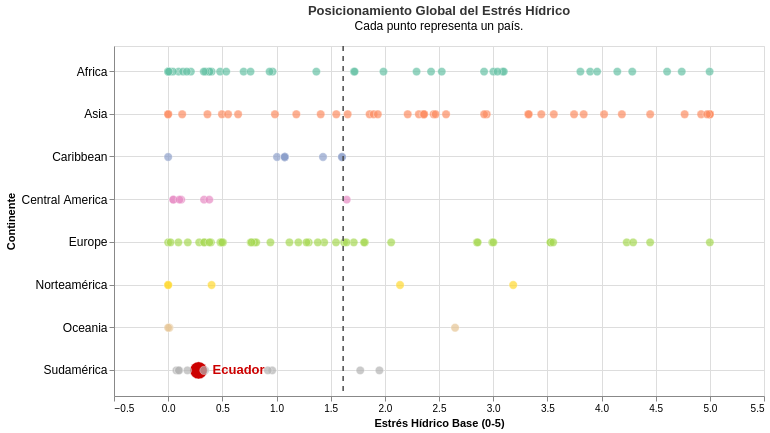

Notebook code cell kept with this figure:
### Code cell
import pandas as pd
import altair as alt
import numpy as np

# Configuración global
alt.theme.enable('fivethirtyeight')

# 1. Cargar el dataset global
df_global = pd.read_csv("data/cleaned_data_long_format.csv") # Cambia por tu archivo real

# 2. Filtrar únicamente el indicador de Estrés Hídrico Base
df_bws = df_global[df_global['score'] == 'bws_score'].copy()

# 3. Función de promedio ponderado global
def w_avg_global(df, val_col, weight_col):
    if df[weight_col].sum() == 0: 
        return 0
    return (df[val_col] * df[weight_col]).sum() / df[weight_col].sum()

# 4. Agrupar la data para calcular el score final de cada PAÍS del mundo
df_paises = df_bws.groupby(['name_0', 'continent']).apply(
    lambda x: w_avg_global(x, 'value', 'area_km2')
).reset_index(name='Estres_Hidrico')

df_paises['continent'] = df_paises['continent'].replace({'South America': 'Sudamérica', 'North America': 'Norteamérica'})

# Crear 'Jitter' (ruido vertical) para evitar solapamiento
np.random.seed(42)
df_paises['jitter'] = np.random.uniform(-0.0, 0.0, len(df_paises))

# 5. Construcción de la Visualización
base = alt.Chart(df_paises).encode(
    x=alt.X('Estres_Hidrico:Q', title='Estrés Hídrico Base (0-5)', scale=alt.Scale(domain=[-0.2, 5.2])),
    y=alt.Y('continent:N', title='Continente', sort='ascending', axis=alt.Axis(grid=True, labelFontSize=12))
)

# Capa 1: Puntos
puntos = base.mark_circle(stroke='white', strokeWidth=0.5).encode(
    yOffset='jitter:Q', 
    
    # ---------------------------------------------------------
    # LA MAGIA ARQUITECTÓNICA: Condición con Escala
    # Si es Ecuador -> Rojo Intenso. Si NO -> Color por Continente (paleta set2)
    # ---------------------------------------------------------
    color=alt.condition(
        alt.datum.name_0 == 'Ecuador',
        alt.value('#cc0000'),  # Valor fijo para Ecuador (Rojo Intenso)
        alt.Color('continent:N', scale=alt.Scale(scheme='set2'), legend=None) # Escala de colores para el resto
    ),
    
    size=alt.condition(
        alt.datum.name_0 == 'Ecuador',
        alt.value(300),          # Hacemos a Ecuador aún más grande para que domine
        alt.value(70)
    ),
    opacity=alt.condition(
        alt.datum.name_0 == 'Ecuador',
        alt.value(1.0),          # Ecuador sólido
        alt.value(0.7)           # Resto de países ligeramente transparentes
    ),
    tooltip=[
        alt.Tooltip('name_0:N', title='País'),
        alt.Tooltip('continent:N', title='Continente'),
        alt.Tooltip('Estres_Hidrico:Q', title='Estrés Hídrico', format='.2f')
    ]
)

# Capa 2: Etiqueta de Ecuador
texto_ecuador = base.mark_text(
    align='left', 
    baseline='middle', 
    dx=14,           
    fontSize=13, 
    fontWeight='bold', 
    color='#cc0000' # Mismo color que el punto
).transform_filter(
    alt.datum.name_0 == 'Ecuador'
).encode(
    yOffset='jitter:Q', 
    text='name_0:N'
)

# Capa 3: Línea y etiqueta de promedio mundial
promedio_mundial = df_paises['Estres_Hidrico'].mean()

linea_promedio = alt.Chart(pd.DataFrame({'x': [promedio_mundial]})).mark_rule(
    strokeDash=[5, 5], color='#4A4A4A', strokeWidth=1.5
).encode(x='x:Q')

texto_promedio = alt.Chart(pd.DataFrame({'x': [promedio_mundial]})).mark_text(
    align='left', baseline='bottom', dx=5, dy=-5, 
    text='Promedio Mundial', color='#4A4A4A', fontSize=11, fontWeight='bold'
).encode(
    x='x:Q', 
    y=alt.value(0) 
)

# Ensamblaje final
grafico_contexto = (puntos + texto_ecuador + linea_promedio + texto_promedio).properties(
    title=alt.TitleParams(
        text='Posicionamiento Global del Estrés Hídrico',
        subtitle='Cada punto representa un país.',
        color='#333333',
        dy=-10
    ),
    width=650, 
    height=350
).interactive()

grafico_contexto

### Figure 1 — Vega-Lite specification as saved in the notebook (floating-point values rounded to 4 significant figures; data arrays with more than 128 entries replaced by an {"elided": "..."} marker saying what was removed)
{"usermeta": {"embedOptions": {"theme": "fivethirtyeight"}}, "config": {"view": {"continuousWidth": 300, "continuousHeight": 300}}, "layer": [{"mark": {"type": "circle", "stroke": "white", "strokeWidth": 0.5}, "encoding": {"color": {"condition": {"test": "(datum.name_0 === 'Ecuador')", "value": "#cc0000"}, "field": "continent", "legend": null, "scale": {"scheme": "set2"}, "type": "nominal"}, "opacity": {"condition": {"test": "(datum.name_0 === 'Ecuador')", "value": 1.0}, "value": 0.7}, "size": {"condition": {"test": "(datum.name_0 === 'Ecuador')", "value": 300}, "value": 70}, "tooltip": [{"field": "name_0", "title": "País", "type": "nominal"}, {"field": "continent", "title": "Continente", "type": "nominal"}, {"field": "Estres_Hidrico", "format": ".2f", "title": "Estrés Hídrico", "type": "quantitative"}], "x": {"field": "Estres_Hidrico", "scale": {"domain": [-0.2, 5.2]}, "title": "Estrés Hídrico Base (0-5)", "type": "quantitative"}, "y": {"axis": {"grid": true, "labelFontSize": 12}, "field": "continent", "sort": "ascending", "title": "Continente", "type": "nominal"}, "yOffset": {"field": "jitter", "type": "quantitative"}}, "name": "view_7ad3d3cd703251d3_0"}, {"mark": {"type": "text", "align": "left", "baseline": "middle", "color": "#cc0000", "dx": 14, "fontSize": 13, "fontWeight": "bold"}, "encoding": {"text": {"field": "name_0", "type": "nominal"}, "x": {"field": "Estres_Hidrico", "scale": {"domain": [-0.2, 5.2]}, "title": "Estrés Hídrico Base (0-5)", "type": "quantitative"}, "y": {"axis": {"grid": true, "labelFontSize": 12}, "field": "continent", "sort": "ascending", "title": "Continente", "type": "nominal"}, "yOffset": {"field": "jitter", "type": "quantitative"}}, "transform": [{"filter": "(datum.name_0 === 'Ecuador')"}]}, {"data": {"name": "data-8fd7680684d8a3f8678c3f7981ce8c46"}, "mark": {"type": "rule", "color": "#4A4A4A", "strokeDash": [5, 5], "strokeWidth": 1.5}, "encoding": {"x": {"field": "x", "type": "quantitative"}}}, {"data": {"name": "data-8fd7680684d8a3f8678c3f7981ce8c46"}, "mark": {"type": "text", "align": "left", "baseline": "bottom", "color": "#4A4A4A", "dx": 5, "dy": -5, "fontSize": 11, "fontWeight": "bold", "text": "Promedio Mundial"}, "encoding": {"x": {"field": "x", "type": "quantitative"}, "y": {"value": 0}}}], "data": {"name": "data-c6236bf8b2b22414d4e580ac505c6b07"}, "height": 350, "params": [{"name": "param_1e9efca18e7a2868", "select": {"type": "interval", "encodings": ["x", "y"]}, "bind": "scales", "views": ["view_7ad3d3cd703251d3_0"]}], "title": {"text": "Posicionamiento Global del Estrés Hídrico", "color": "#333333", "dy": -10, "subtitle": "Cada punto representa un país."}, "width": 650, "$schema": "https://vega.github.io/schema/vega-lite/v6.1.0.json", "datasets": {"data-c6236bf8b2b22414d4e580ac505c6b07": {"elided": "168 records"}, "data-8fd7680684d8a3f8678c3f7981ce8c46": [{"x": 1.615}]}}
